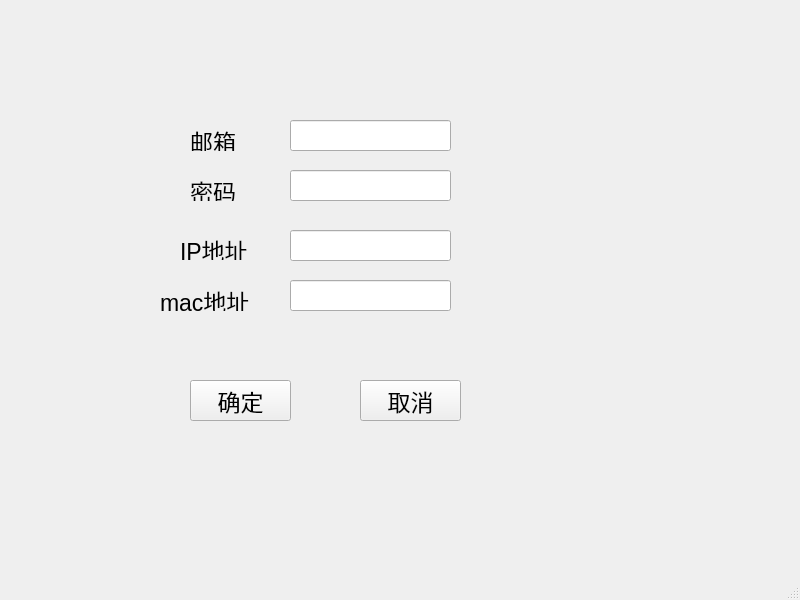
<?xml version="1.0" encoding="UTF-8"?>
<ui version="4.0">
 <class>MainWindow</class>
 <widget class="QMainWindow" name="MainWindow">
  <property name="geometry">
   <rect>
    <x>0</x>
    <y>0</y>
    <width>800</width>
    <height>600</height>
   </rect>
  </property>
  <property name="windowTitle">
   <string>MainWindow</string>
  </property>
  <widget class="QWidget" name="centralwidget">
   <widget class="QLineEdit" name="emailEdit">
    <property name="geometry">
     <rect>
      <x>290</x>
      <y>120</y>
      <width>161</width>
      <height>31</height>
     </rect>
    </property>
   </widget>
   <widget class="QLineEdit" name="passwordEdit">
    <property name="geometry">
     <rect>
      <x>290</x>
      <y>170</y>
      <width>161</width>
      <height>31</height>
     </rect>
    </property>
   </widget>
   <widget class="QLineEdit" name="ipEdit">
    <property name="geometry">
     <rect>
      <x>290</x>
      <y>230</y>
      <width>161</width>
      <height>31</height>
     </rect>
    </property>
   </widget>
   <widget class="QLineEdit" name="macEdit">
    <property name="geometry">
     <rect>
      <x>290</x>
      <y>280</y>
      <width>161</width>
      <height>31</height>
     </rect>
    </property>
   </widget>
   <widget class="QLabel" name="label">
    <property name="geometry">
     <rect>
      <x>190</x>
      <y>130</y>
      <width>61</width>
      <height>21</height>
     </rect>
    </property>
    <property name="font">
     <font>
      <pointsize>17</pointsize>
     </font>
    </property>
    <property name="text">
     <string>邮箱</string>
    </property>
   </widget>
   <widget class="QLabel" name="label_2">
    <property name="geometry">
     <rect>
      <x>190</x>
      <y>180</y>
      <width>61</width>
      <height>21</height>
     </rect>
    </property>
    <property name="font">
     <font>
      <pointsize>17</pointsize>
     </font>
    </property>
    <property name="text">
     <string>密码</string>
    </property>
   </widget>
   <widget class="QLabel" name="label_3">
    <property name="geometry">
     <rect>
      <x>180</x>
      <y>240</y>
      <width>71</width>
      <height>20</height>
     </rect>
    </property>
    <property name="font">
     <font>
      <pointsize>17</pointsize>
     </font>
    </property>
    <property name="text">
     <string>IP地址</string>
    </property>
   </widget>
   <widget class="QLabel" name="label_4">
    <property name="geometry">
     <rect>
      <x>160</x>
      <y>290</y>
      <width>91</width>
      <height>21</height>
     </rect>
    </property>
    <property name="font">
     <font>
      <pointsize>17</pointsize>
     </font>
    </property>
    <property name="text">
     <string>mac地址</string>
    </property>
   </widget>
   <widget class="QPushButton" name="pushButton">
    <property name="geometry">
     <rect>
      <x>190</x>
      <y>380</y>
      <width>101</width>
      <height>41</height>
     </rect>
    </property>
    <property name="font">
     <font>
      <pointsize>17</pointsize>
     </font>
    </property>
    <property name="text">
     <string>确定</string>
    </property>
   </widget>
   <widget class="QPushButton" name="pushButton_2">
    <property name="geometry">
     <rect>
      <x>360</x>
      <y>380</y>
      <width>101</width>
      <height>41</height>
     </rect>
    </property>
    <property name="font">
     <font>
      <pointsize>17</pointsize>
     </font>
    </property>
    <property name="text">
     <string>取消</string>
    </property>
   </widget>
  </widget>
  <widget class="QMenuBar" name="menubar">
   <property name="geometry">
    <rect>
     <x>0</x>
     <y>0</y>
     <width>800</width>
     <height>22</height>
    </rect>
   </property>
  </widget>
  <widget class="QStatusBar" name="statusbar"/>
 </widget>
 <resources/>
 <connections/>
</ui>
